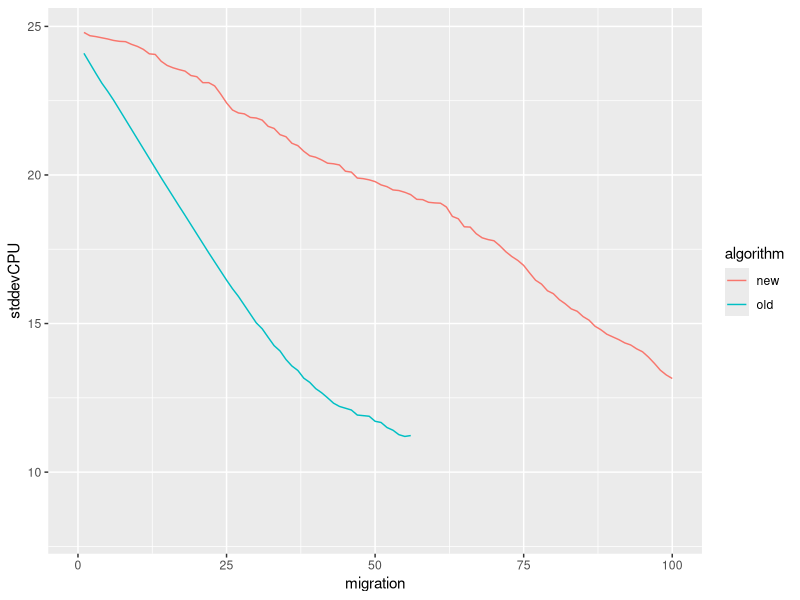

Recreate this plot in R.
library(tidyverse)

migrationsSingle = read.csv('migrations-single.csv')
migrationsMultiple = read.csv('migrations-multiple.csv')

migrationsSingle %>% mutate(migration = row_number(), algorithm = "old") -> migrationsSingle
migrationsMultiple %>% mutate(migration = row_number(), algorithm = "new") -> migrationsMultiple

view(migrationsSingle)
view(migrationsMultiple)

migrationsMultiple %>% rbind(migrationsSingle) %>% 
  ggplot() +
  xlim(0, 100) +
  geom_line(aes(x=migration, y=stddevCPU, group=algorithm, color=algorithm))